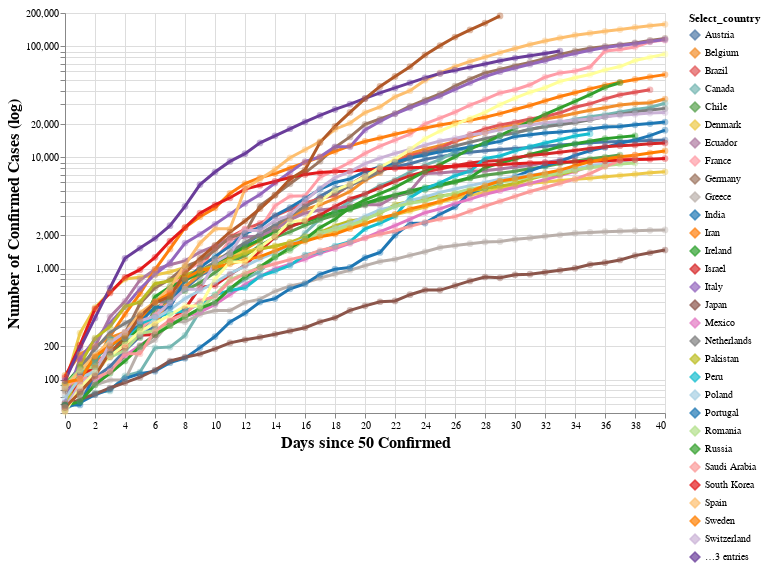

Write notebook code for a chart like this one.
### Code cell
import numpy as np
jhu_df = pd.read_csv('./data/jhu-data.csv')
jhu_df = jhu_df[(jhu_df.Province_State.isnull()) & (jhu_df.Country_Region != 'China')]

# border screening = b/B; travel restrictions= t/T; border closures = c/C
# shelter-in-place = l/L; gathering limitations= g/G; k-12 school closures = s/S
# non-essential business closure = n/N
def create_lockdown_type_world (x, emo_flag):
    s = r = emo_s = ""
    regional_flag = closure_flag = not_the_first_flag = 0 
    if (x['coverage'] == 'Targeted'):
        r = 'Regional'
        regional_flag = 1
    if (x['Travel Restrictions'] == "Screening"): # assumption: only one travel restriction at a time
        s = s + " Border Screening"
        not_the_first_flag = 1
        emo_s = (emo_s + "b") if (regional_flag == 1) else (emo_s + "B")
    elif (x['Travel Restrictions'] == "Quarantine on high-risk regions"):
        s = s + " Visitor Quarantine"
        not_the_first_flag = 1
        emo_s = (emo_s + "t") if (regional_flag == 1) else (emo_s + "T")
    elif (x['Travel Restrictions'] == "Ban on high risk regions"):
        s = s + " Border Closures"
        not_the_first_flag = 1
        emo_s = (emo_s + "c") if (regional_flag == 1) else (emo_s + "C")
    if (x['Shelter-in-place Order'] == "Restrict movement"):
        # Movement restriction recommended is omitted
        if (not_the_first_flag == 1): s = s + ","
        s = s + " Stay-at-home Order"
        not_the_first_flag = 1
        emo_s = (emo_s + "l") if (regional_flag == 1) else (emo_s + "L")
    if (x['Gathering Limitations'] == "Required Cancelling Public Events"):
        # Recommend Cancelling Public Events is omitted
        if (not_the_first_flag == 1): s = s + ","
        s = s + " Gatherings Banned"
        not_the_first_flag = 1
        emo_s = (emo_s + "g") if (regional_flag == 1) else (emo_s +"G")
    if (x['K-12 School Closure'] == "Required Closing"):
        if (not_the_first_flag == 1):
            s = s + ","
        s = s + " Closure of Schools"
        closure_flag = 1
        not_the_first_flag = 1
        emo_s = (emo_s + "s") if (regional_flag == 1) else (emo_s + "S")
    if (x['Non-essential Businesses Closure'] == "Required Closing Workspaces"):
        # Recommend Closing Workspaces is omitted
        if (not_the_first_flag == 1):
            s = s + ","
        if (closure_flag == 0):
            s = s + " Closure of Non-essential Businesses"
        else:
            s = s + " Non-essential Businesses"
        closure_flag = 1
        not_the_first_flag = 1
        emo_s = (emo_s + "n") if (regional_flag == 1) else (emo_s + "N")
    if (emo_flag == 1): return emo_s
    if (s == ""): return s # Ensures just "Regional" is not returned
    return (r + s).strip()

def strip_nans(x):
    # gets rid of nans in a list
    if (type(x) == list):
        x_strip = ""
        for a in x:
            if (a == a):
                # not nan
                x_strip = x_strip + a.strip()
        return x_strip
    else:
        return x.strip()


quarantine_df = pd.read_csv ('./data/quarantine-activity-Apr19.csv')
quarantine_df = quarantine_df = quarantine_df.rename(
     columns  = {'date': 'lockdown_date', 'country_name': 'Country_Region'}
)
#quarantine_df = quarantine_df.loc[quarantine_df.Country_Region == 'Turkey']


quarantine_df = quarantine_df.groupby(['lockdown_date', 'Country_Region', 'coverage']).agg({'Travel Restrictions': list, 'Gathering Limitations': list,'Shelter-in-place Order':list, 'K-12 School Closure':list,'Non-essential Businesses Closure':list}).reset_index()
quarantine_df = quarantine_df.applymap(strip_nans)
quarantine_df['lockdown_type'] = quarantine_df.apply(lambda x: create_lockdown_type_world(x, 0), axis=1)
quarantine_df['emoji_string']  = quarantine_df.apply(lambda x: create_lockdown_type_world(x, 1), axis=1)
quarantine_df['lockdown_type'].replace('', np.nan, inplace=True)
quarantine_df = quarantine_df.dropna(subset = ['lockdown_type'])
quarantine_df = quarantine_df.groupby(['lockdown_date', 'Country_Region']).agg({'lockdown_type': lambda col: '; '.join(col), 'emoji_string':lambda col: ''.join(col)}).reset_index()
quarantine_cols = ['Country_Region', 'lockdown_date', 'lockdown_type', 'emoji_string']
quarantine_df = quarantine_df[quarantine_cols]
quarantine_df


days_since = 50
chart = CovidChart(
    jhu_df,
    groupcol='Country_Region',
    start_criterion=DaysSinceNumReached(days_since, 'Confirmed'),
    ycol='Confirmed',
    level='country',
    xcol='Date',
    top_k_groups=30,
    quarantine_df=quarantine_df
)

# chart.set_colormap()
chart.set_unfocused_opacity(0.05)
chart = chart.set_ytitle('Number of Confirmed Cases (log)')
chart = chart.set_xtitle('Days since {} Confirmed'.format(days_since))
chart.set_width(600).set_height(400)
chart.set_ydomain((days_since, 200000))
chart.set_xdomain((0, 40))
chart.compile()

### Figure 1 — Vega-Lite specification as saved in the notebook (floating-point values rounded to 4 significant figures; data arrays with more than 128 entries replaced by an {"elided": "..."} marker saying what was removed)
{"config": {"title": {"font": "Khula"}, "axis": {"labelFont": "Khula", "titleFont": "Khula", "titleFontSize": 16}, "header": {"labelFont": "Khula", "titleFont": "Khula"}, "legend": {"labelFont": "Khula", "titleFont": "Khula", "symbolType": "diamond"}, "background": "white"}, "layer": [{"mark": "line", "encoding": {"x": {"type": "quantitative", "field": "x", "scale": {"domain": [0, 40]}, "title": "Days since 50 Confirmed"}, "y": {"type": "quantitative", "field": "y", "scale": {"domain": [50, 200000], "type": "log"}, "title": "Number of Confirmed Cases (log)"}}, "height": 400, "transform": [{"filter": "false"}], "width": 600}, {"mark": "point", "encoding": {"opacity": {"value": 0}, "x": {"type": "quantitative", "field": "x"}}, "height": 400, "selection": {"cursor": {"type": "single", "nearest": true, "on": "mouseover", "fields": ["x"], "empty": "none"}}, "width": 600}, {"mark": {"type": "point", "size": 0}, "encoding": {"color": {"type": "nominal", "field": "Select_country", "scale": {"domain": ["Austria", "Belgium", "Brazil", "Canada", "Chile", "Denmark", "Ecuador", "France", "Germany", "Greece", "India", "Iran", "Ireland", "Israel", "Italy", "Japan", "Mexico", "Netherlands", "Pakistan", "Peru", "Poland", "Portugal", "Romania", "Russia", "Saudi Arabia", "South Korea", "Spain", "Sweden", "Switzerland", "Turkey", "United Kingdom", "United States"], "range": ["#4e79a7", "#f28e2c", "#e15759", "#76b7b2", "#59a14f", "#edc949", "#af7aa1", "#ff9da7", "#9c755f", "#bab0ab", "#1f77b4", "#ff7f0e", "#2ca02c", "#d62728", "#9467bd", "#8c564b", "#e377c2", "#7f7f7f", "#bcbd22", "#17becf", "#a6cee3", "#1f78b4", "#b2df8a", "#33a02c", "#fb9a99", "#e31a1c", "#fdbf6f", "#ff7f00", "#cab2d6", "#6a3d9a", "#ffff99", "#b15928"]}}, "x": {"type": "quantitative", "field": "x", "scale": {"domain": [0, 40]}, "title": "Days since 50 Confirmed"}, "y": {"type": "quantitative", "field": "y", "scale": {"domain": [50, 200000], "type": "log"}, "title": "Number of Confirmed Cases (log)"}}, "height": 400, "selection": {"legend": {"type": "multi", "fields": ["Select_country"], "on": "click", "empty": "all", "bind": "legend", "clear": "dblclick"}}, "width": 600}, {"mark": {"type": "point", "filled": true, "size": 400}, "encoding": {"color": {"type": "nominal", "field": "Select_country", "scale": {"domain": ["Austria", "Belgium", "Brazil", "Canada", "Chile", "Denmark", "Ecuador", "France", "Germany", "Greece", "India", "Iran", "Ireland", "Israel", "Italy", "Japan", "Mexico", "Netherlands", "Pakistan", "Peru", "Poland", "Portugal", "Romania", "Russia", "Saudi Arabia", "South Korea", "Spain", "Sweden", "Switzerland", "Turkey", "United Kingdom", "United States"], "range": ["#4e79a7", "#f28e2c", "#e15759", "#76b7b2", "#59a14f", "#edc949", "#af7aa1", "#ff9da7", "#9c755f", "#bab0ab", "#1f77b4", "#ff7f0e", "#2ca02c", "#d62728", "#9467bd", "#8c564b", "#e377c2", "#7f7f7f", "#bcbd22", "#17becf", "#a6cee3", "#1f78b4", "#b2df8a", "#33a02c", "#fb9a99", "#e31a1c", "#fdbf6f", "#ff7f00", "#cab2d6", "#6a3d9a", "#ffff99", "#b15928"]}}, "detail": {"type": "nominal", "field": "Select_country"}, "opacity": {"value": 0}, "x": {"type": "quantitative", "field": "x", "scale": {"domain": [0, 40]}, "title": "Days since 50 Confirmed"}, "y": {"type": "quantitative", "field": "y", "scale": {"domain": [50, 200000], "type": "log"}, "title": "Number of Confirmed Cases (log)"}}, "height": 400, "selection": {"click": {"type": "single", "fields": ["Select_country"], "on": "click", "empty": "all", "bind": {"input": "select", "options": ["", "Austria", "Belgium", "Brazil", "Canada", "Chile", "Denmark", "Ecuador", "France", "Germany", "Greece", "India", "Iran", "Ireland", "Israel", "Italy", "Japan", "Mexico", "Netherlands", "Pakistan", "Peru", "Poland", "Portugal", "Romania", "Russia", "Saudi Arabia", "South Korea", "Spain", "Sweden", "Switzerland", "Turkey", "United Kingdom", "United States"], "name": "Select country: "}, "clear": "dblclick"}}, "transform": [{"filter": "datum.y !== null"}, {"filter": "datum.x_type == \"normal\""}, {"filter": "datum.y > 0"}, {"filter": "((((true && isDefined(click.Select_country) && isDefined(click_Select_country) && click.Select_country != \"\") && click.Select_country == datum.Select_country) || ((true && isDefined(legend.Select_country) && (!isDefined(click) || !isDefined(click_Select_country)) && isValid(legend_tuple) && !isDefined(legend_tuple.unit)) && indexof(legend.Select_country, datum.Select_country) >= 0)) || !((true && isDefined(click.Select_country) && isDefined(click_Select_country) && click.Select_country != \"\") || (true && isDefined(legend.Select_country) && (!isDefined(click) || !isDefined(click_Select_country)) && isValid(legend_tuple) && !isDefined(legend_tuple.unit))))"}], "width": 600}, {"mark": {"type": "line", "size": 3}, "encoding": {"color": {"type": "nominal", "field": "Select_country", "scale": {"domain": ["Austria", "Belgium", "Brazil", "Canada", "Chile", "Denmark", "Ecuador", "France", "Germany", "Greece", "India", "Iran", "Ireland", "Israel", "Italy", "Japan", "Mexico", "Netherlands", "Pakistan", "Peru", "Poland", "Portugal", "Romania", "Russia", "Saudi Arabia", "South Korea", "Spain", "Sweden", "Switzerland", "Turkey", "United Kingdom", "United States"], "range": ["#4e79a7", "#f28e2c", "#e15759", "#76b7b2", "#59a14f", "#edc949", "#af7aa1", "#ff9da7", "#9c755f", "#bab0ab", "#1f77b4", "#ff7f0e", "#2ca02c", "#d62728", "#9467bd", "#8c564b", "#e377c2", "#7f7f7f", "#bcbd22", "#17becf", "#a6cee3", "#1f78b4", "#b2df8a", "#33a02c", "#fb9a99", "#e31a1c", "#fdbf6f", "#ff7f00", "#cab2d6", "#6a3d9a", "#ffff99", "#b15928"]}}, "detail": {"type": "nominal", "field": "Select_country"}, "opacity": {"condition": {"value": 1, "test": "((((true && isDefined(click.Select_country) && isDefined(click_Select_country) && click.Select_country != \"\") && click.Select_country == datum.Select_country) || ((true && isDefined(legend.Select_country) && (!isDefined(click) || !isDefined(click_Select_country)) && isValid(legend_tuple) && !isDefined(legend_tuple.unit)) && indexof(legend.Select_country, datum.Select_country) >= 0)) || !((true && isDefined(click.Select_country) && isDefined(click_Select_country) && click.Select_country != \"\") || (true && isDefined(legend.Select_country) && (!isDefined(click) || !isDefined(click_Select_country)) && isValid(legend_tuple) && !isDefined(legend_tuple.unit))))"}, "value": 0.05}, "x": {"type": "quantitative", "field": "x", "scale": {"domain": [0, 40]}, "title": "Days since 50 Confirmed"}, "y": {"type": "quantitative", "field": "y", "scale": {"domain": [50, 200000], "type": "log"}, "title": "Number of Confirmed Cases (log)"}}, "height": 400, "transform": [{"filter": "datum.y !== null"}, {"filter": "datum.x_type == \"normal\""}, {"filter": "datum.y > 0"}], "width": 600}, {"mark": {"type": "point", "filled": true, "size": 45}, "encoding": {"color": {"type": "nominal", "field": "Select_country", "scale": {"domain": ["Austria", "Belgium", "Brazil", "Canada", "Chile", "Denmark", "Ecuador", "France", "Germany", "Greece", "India", "Iran", "Ireland", "Israel", "Italy", "Japan", "Mexico", "Netherlands", "Pakistan", "Peru", "Poland", "Portugal", "Romania", "Russia", "Saudi Arabia", "South Korea", "Spain", "Sweden", "Switzerland", "Turkey", "United Kingdom", "United States"], "range": ["#4e79a7", "#f28e2c", "#e15759", "#76b7b2", "#59a14f", "#edc949", "#af7aa1", "#ff9da7", "#9c755f", "#bab0ab", "#1f77b4", "#ff7f0e", "#2ca02c", "#d62728", "#9467bd", "#8c564b", "#e377c2", "#7f7f7f", "#bcbd22", "#17becf", "#a6cee3", "#1f78b4", "#b2df8a", "#33a02c", "#fb9a99", "#e31a1c", "#fdbf6f", "#ff7f00", "#cab2d6", "#6a3d9a", "#ffff99", "#b15928"]}}, "detail": {"type": "nominal", "field": "Select_country"}, "opacity": {"condition": {"value": 0.4, "test": "((((true && isDefined(click.Select_country) && isDefined(click_Select_country) && click.Select_country != \"\") && click.Select_country == datum.Select_country) || ((true && isDefined(legend.Select_country) && (!isDefined(click) || !isDefined(click_Select_country)) && isValid(legend_tuple) && !isDefined(legend_tuple.unit)) && indexof(legend.Select_country, datum.Select_country) >= 0)) || !((true && isDefined(click.Select_country) && isDefined(click_Select_country) && click.Select_country != \"\") || (true && isDefined(legend.Select_country) && (!isDefined(click) || !isDefined(click_Select_country)) && isValid(legend_tuple) && !isDefined(legend_tuple.unit))))"}, "value": 0.05}, "x": {"type": "quantitative", "field": "x", "scale": {"domain": [0, 40]}, "title": "Days since 50 Confirmed"}, "y": {"type": "quantitative", "field": "y", "scale": {"domain": [50, 200000], "type": "log"}, "title": "Number of Confirmed Cases (log)"}}, "height": 400, "transform": [{"filter": "datum.y !== null"}, {"filter": "datum.x_type == \"normal\""}, {"filter": "datum.y > 0"}], "width": 600}, {"mark": {"type": "point", "filled": true}, "encoding": {"color": {"type": "nominal", "field": "Select_country", "scale": {"domain": ["Austria", "Belgium", "Brazil", "Canada", "Chile", "Denmark", "Ecuador", "France", "Germany", "Greece", "India", "Iran", "Ireland", "Israel", "Italy", "Japan", "Mexico", "Netherlands", "Pakistan", "Peru", "Poland", "Portugal", "Romania", "Russia", "Saudi Arabia", "South Korea", "Spain", "Sweden", "Switzerland", "Turkey", "United Kingdom", "United States"], "range": ["#4e79a7", "#f28e2c", "#e15759", "#76b7b2", "#59a14f", "#edc949", "#af7aa1", "#ff9da7", "#9c755f", "#bab0ab", "#1f77b4", "#ff7f0e", "#2ca02c", "#d62728", "#9467bd", "#8c564b", "#e377c2", "#7f7f7f", "#bcbd22", "#17becf", "#a6cee3", "#1f78b4", "#b2df8a", "#33a02c", "#fb9a99", "#e31a1c", "#fdbf6f", "#ff7f00", "#cab2d6", "#6a3d9a", "#ffff99", "#b15928"]}}, "detail": {"type": "nominal", "field": "Select_country"}, "opacity": {"condition": {"value": 1, "selection": "cursor"}, "value": 0}, "x": {"type": "quantitative", "field": "x", "scale": {"domain": [0, 40]}, "title": "Days since 50 Confirmed"}, "y": {"type": "quantitative", "field": "y", "scale": {"domain": [50, 200000], "type": "log"}, "title": "Number of Confirmed Cases (log)"}}, "height": 400, "transform": [{"filter": "datum.y !== null"}, {"filter": "datum.x_type == \"normal\""}, {"filter": "datum.y > 0"}, {"filter": "(((true && isDefined(click.Select_country) && isDefined(click_Select_country) && click.Select_country != \"\") && click.Select_country == datum.Select_country) || ((true && isDefined(legend.Select_country) && (!isDefined(click) || !isDefined(click_Select_country)) && isValid(legend_tuple) && !isDefined(legend_tuple.unit)) && indexof(legend.Select_country, datum.Select_country) >= 0))"}], "width": 600}, {"mark": {"type": "text", "align": "left", "dx": 5, "dy": -5, "font": "Khula"}, "encoding": {"color": {"value": "black"}, "detail": {"type": "nominal", "field": "Select_country"}, "opacity": {"value": 1}, "text": {"condition": {"type": "nominal", "field": "tooltip_text", "selection": "cursor"}, "value": " "}, "x": {"type": "quantitative", "field": "x", "scale": {"domain": [0, 40]}, "title": "Days since 50 Confirmed"}, "y": {"type": "quantitative", "field": "y", "scale": {"domain": [50, 200000], "type": "log"}, "title": "Number of Confirmed Cases (log)"}}, "height": 400, "transform": [{"filter": "datum.y !== null"}, {"filter": "datum.x_type == \"normal\""}, {"filter": "datum.y > 0"}, {"calculate": "datum.Select_country + \": \" + datum.y", "as": "tooltip_text"}, {"filter": "(((true && isDefined(click.Select_country) && isDefined(click_Select_country) && click.Select_country != \"\") && click.Select_country == datum.Select_country) || ((true && isDefined(legend.Select_country) && (!isDefined(click) || !isDefined(click_Select_country)) && isValid(legend_tuple) && !isDefined(legend_tuple.unit)) && indexof(legend.Select_country, datum.Select_country) >= 0))"}], "width": 600}, {"mark": {"type": "rule", "color": "gray"}, "encoding": {"x": {"type": "quantitative", "field": "x"}}, "height": 400, "transform": [{"filter": {"selection": "cursor"}}, {"filter": "((true && isDefined(click.Select_country) && isDefined(click_Select_country) && click.Select_country != \"\") || (true && isDefined(legend.Select_country) && (!isDefined(click) || !isDefined(click_Select_country)) && isValid(legend_tuple) && !isDefined(legend_tuple.unit)))"}], "width": 600}, {"mark": {"type": "rule", "size": 3, "strokeDash": [7, 3]}, "encoding": {"color": {"type": "nominal", "field": "Select_country", "scale": {"domain": ["Austria", "Belgium", "Brazil", "Canada", "Chile", "Denmark", "Ecuador", "France", "Germany", "Greece", "India", "Iran", "Ireland", "Israel", "Italy", "Japan", "Mexico", "Netherlands", "Pakistan", "Peru", "Poland", "Portugal", "Romania", "Russia", "Saudi Arabia", "South Korea", "Spain", "Sweden", "Switzerland", "Turkey", "United Kingdom", "United States"], "range": ["#4e79a7", "#f28e2c", "#e15759", "#76b7b2", "#59a14f", "#edc949", "#af7aa1", "#ff9da7", "#9c755f", "#bab0ab", "#1f77b4", "#ff7f0e", "#2ca02c", "#d62728", "#9467bd", "#8c564b", "#e377c2", "#7f7f7f", "#bcbd22", "#17becf", "#a6cee3", "#1f78b4", "#b2df8a", "#33a02c", "#fb9a99", "#e31a1c", "#fdbf6f", "#ff7f00", "#cab2d6", "#6a3d9a", "#ffff99", "#b15928"]}}, "detail": {"type": "nominal", "field": "Select_country"}, "x": {"type": "quantitative", "field": "x", "scale": {"domain": [0, 40]}, "title": "Days since 50 Confirmed"}}, "height": 400, "transform": [{"filter": "datum.x_type == \"lockdown\""}, {"filter": "(((true && isDefined(click.Select_country) && isDefined(click_Select_country) && click.Select_country != \"\") && click.Select_country == datum.Select_country) || ((true && isDefined(legend.Select_country) && (!isDefined(click) || !isDefined(click_Select_country)) && isValid(legend_tuple) && !isDefined(legend_tuple.unit)) && indexof(legend.Select_country, datum.Select_country) >= 0))"}], "width": 600}, {"mark": {"type": "text", "align": "left", "dx": 15, "dy": 0}, "encoding": {"color": {"value": "black"}, "detail": {"type": "nominal", "field": "Select_country"}, "text": {"type": "nominal", "field": "lockdown_tooltip_text"}, "x": {"type": "quantitative", "field": "x", "scale": {"domain": [0, 40]}, "title": "Days since 50 Confirmed"}, "y": {"type": "quantitative", "field": "y", "scale": {"domain": [50, 200000], "type": "log"}, "title": "Number of Confirmed Cases (log)"}}, "height": 400, "transform": [{"filter": "datum.x_type == \"lockdown\""}, {"filter": "(((true && isDefined(click.Select_country) && isDefined(click_Select_country) && click.Select_country != \"\") && click.Select_country == datum.Select_country) || ((true && isDefined(legend.Select_country) && (!isDefined(click) || !isDefined(click_Select_country)) && isValid(legend_tuple) && !isDefined(legend_tuple.unit)) && indexof(legend.Select_country, datum.Select_country) >= 0))"}, {"calculate": "datum.lockdown_type+ \" \" +\"(\"+ datum.lockdown_date + \")\"", "as": "lockdown_tooltip_text"}, {"filter": "(((true && isDefined(click.Select_country) && isDefined(click_Select_country) && click.Select_country != \"\") && click.Select_country == datum.Select_country) || ((true && isDefined(legend.Select_country) && (!isDefined(click) || !isDefined(click_Select_country)) && isValid(legend_tuple) && !isDefined(legend_tuple.unit)) && indexof(legend.Select_country, datum.Select_country) >= 0))"}], "width": 600}, {"mark": {"type": "line", "size": 5, "strokeDash": [1, 1]}, "encoding": {"color": {"type": "nominal", "field": "Select_country", "scale": {"domain": ["Austria", "Belgium", "Brazil", "Canada", "Chile", "Denmark", "Ecuador", "France", "Germany", "Greece", "India", "Iran", "Ireland", "Israel", "Italy", "Japan", "Mexico", "Netherlands", "Pakistan", "Peru", "Poland", "Portugal", "Romania", "Russia", "Saudi Arabia", "South Korea", "Spain", "Sweden", "Switzerland", "Turkey", "United Kingdom", "United States"], "range": ["#4e79a7", "#f28e2c", "#e15759", "#76b7b2", "#59a14f", "#edc949", "#af7aa1", "#ff9da7", "#9c755f", "#bab0ab", "#1f77b4", "#ff7f0e", "#2ca02c", "#d62728", "#9467bd", "#8c564b", "#e377c2", "#7f7f7f", "#bcbd22", "#17becf", "#a6cee3", "#1f78b4", "#b2df8a", "#33a02c", "#fb9a99", "#e31a1c", "#fdbf6f", "#ff7f00", "#cab2d6", "#6a3d9a", "#ffff99", "#b15928"]}}, "detail": {"type": "nominal", "field": "Select_country"}, "x": {"type": "quantitative", "field": "x", "scale": {"domain": [0, 40]}, "title": "Days since 50 Confirmed"}, "y": {"type": "quantitative", "field": "model_y", "scale": {"domain": [50, 200000], "type": "log"}, "title": "Number of Confirmed Cases (log)"}}, "height": 400, "transform": [{"filter": "!isValid(trends_tuple) || trends_tuple.values[0]"}, {"filter": "datum.lockdown_x != null"}, {"filter": "datum.y !== null"}, {"filter": "datum.x >= datum.lockdown_x"}, {"filter": "datum.lockdown_x > datum.x_start"}, {"filter": "datum.xmax - datum.lockdown_x >= 5"}, {"calculate": "datum.lockdown_y * pow(datum.lockdown_slope, datum.x - datum.lockdown_x)", "as": "model_y"}, {"filter": "datum.model_y <= 200000"}, {"filter": "(((true && isDefined(click.Select_country) && isDefined(click_Select_country) && click.Select_country != \"\") && click.Select_country == datum.Select_country) || ((true && isDefined(legend.Select_country) && (!isDefined(click) || !isDefined(click_Select_country)) && isValid(legend_tuple) && !isDefined(legend_tuple.unit)) && indexof(legend.Select_country, datum.Select_country) >= 0))"}], "width": 600}, {"mark": {"type": "text", "align": "center", "dx": 0, "dy": -5, "font": "Khula"}, "encoding": {"color": {"value": "black"}, "detail": {"type": "nominal", "field": "Select_country"}, "opacity": {"value": 1}, "text": {"type": "nominal", "field": "extrap_text"}, "x": {"type": "quantitative", "aggregate": "max", "field": "x", "scale": {"domain": [0, 40]}, "title": "Days since 50 Confirmed"}, "y": {"type": "quantitative", "aggregate": "max", "field": "model_y", "scale": {"domain": [50, 200000], "type": "log"}, "title": "Number of Confirmed Cases (log)"}}, "height": 400, "selection": {"trends": {"type": "single", "bind": {"input": "checkbox", "name": "Show trend lines for selected "}, "init": {"values": true}}}, "transform": [{"filter": "!isValid(trends_tuple) || trends_tuple.values[0]"}, {"filter": "datum.lockdown_x != null"}, {"filter": "datum.y !== null"}, {"filter": "datum.x >= datum.lockdown_x"}, {"filter": "datum.lockdown_x > datum.x_start"}, {"filter": "datum.xmax - datum.lockdown_x >= 5"}, {"calculate": "datum.lockdown_y * pow(datum.lockdown_slope, datum.x - datum.lockdown_x)", "as": "model_y"}, {"filter": "datum.model_y <= 200000"}, {"filter": "(((true && isDefined(click.Select_country) && isDefined(click_Select_country) && click.Select_country != \"\") && click.Select_country == datum.Select_country) || ((true && isDefined(legend.Select_country) && (!isDefined(click) || !isDefined(click_Select_country)) && isValid(legend_tuple) && !isDefined(legend_tuple.unit)) && indexof(legend.Select_country, datum.Select_country) >= 0))"}, {"filter": "!isValid(trends_tuple) || trends_tuple.values[0]"}, {"calculate": "\"Original trend\"", "as": "extrap_text"}], "width": 600}], "data": {"name": "data-8510aba77267760f01e1022a00d3281a"}, "$schema": "https://vega.github.io/schema/vega-lite/v4.0.2.json", "datasets": {"data-8510aba77267760f01e1022a00d3281a": {"elided": "1379 records"}}}
